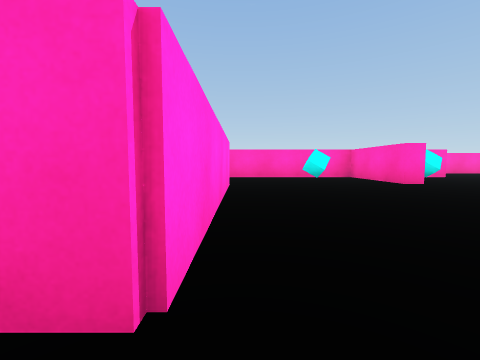
View 1 (above)

17 first-person views from a walk through a 3-D level made in the Unity game engine. The camera is 0.51 m above the floor, tilts 4° down and sees 90° across. The floor is counted in squares, 1 m on a side. Each view is taken from the middle of a square. On the plan, view 1 faces up. The plan holds only what a view shows up to about 9 squares ahead; the rest is blank. The player is left out.

View 2
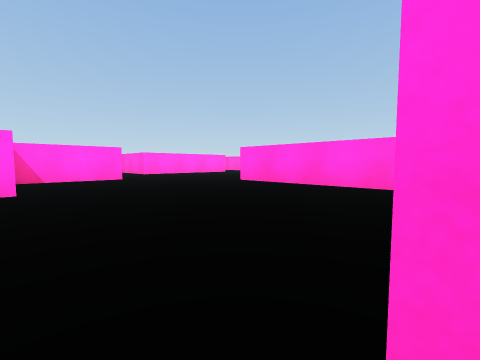

View 3
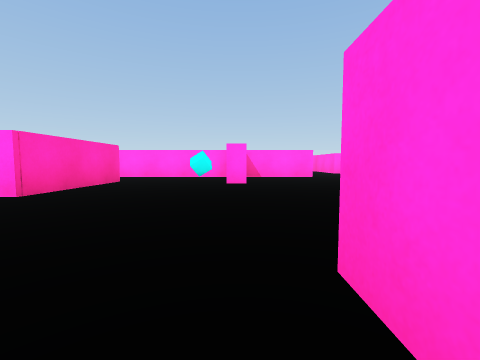

View 4
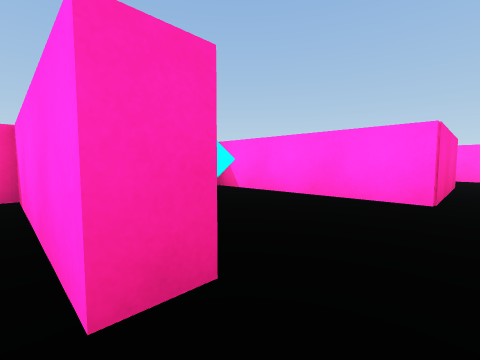

View 5
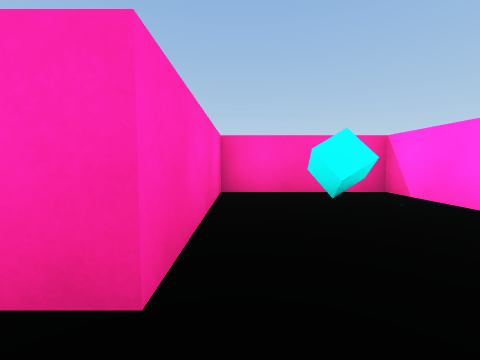

View 6
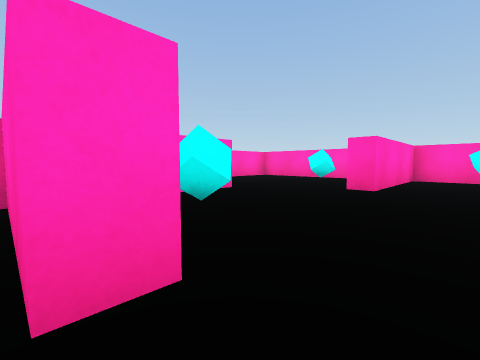

View 7
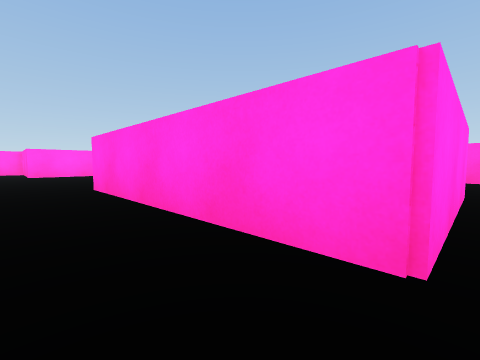

View 8
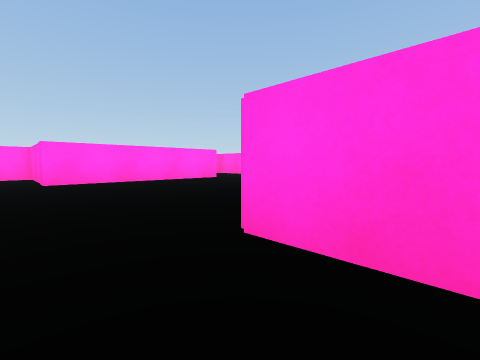

View 9
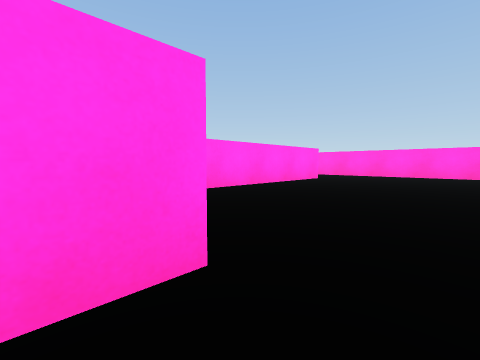

View 10
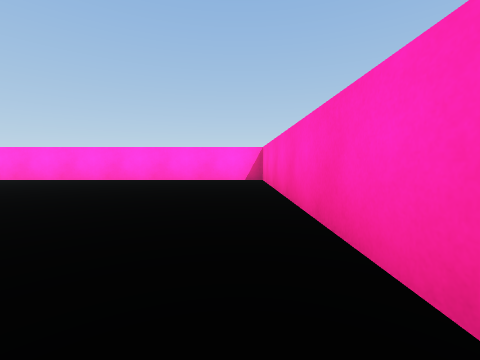

View 11
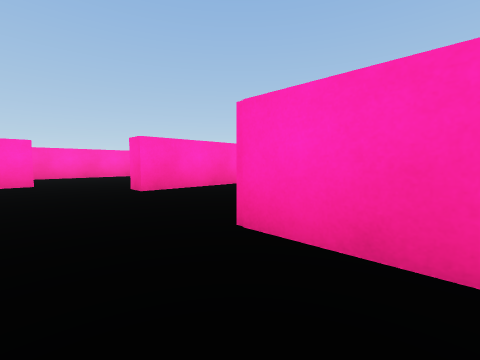

View 12
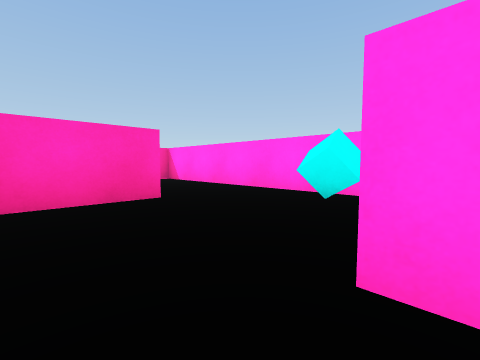

View 13
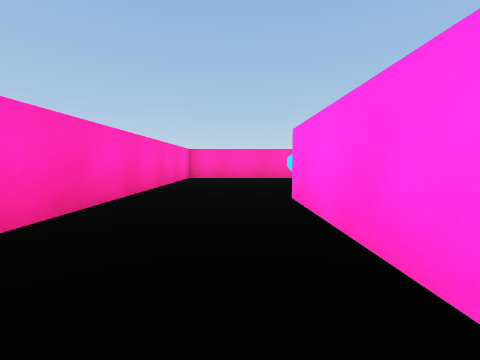

View 14
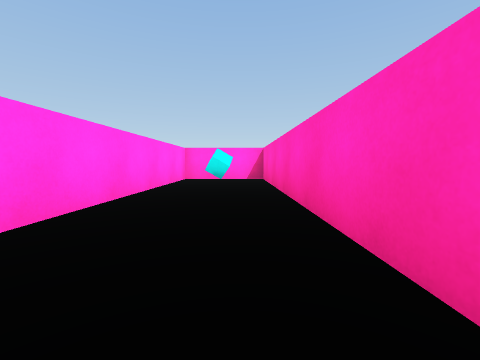

View 15
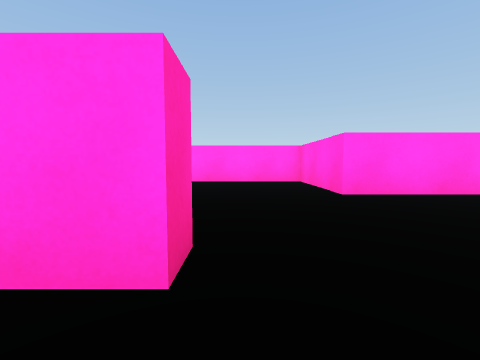

View 16
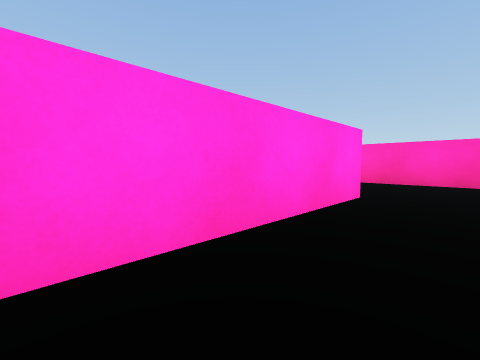

View 17
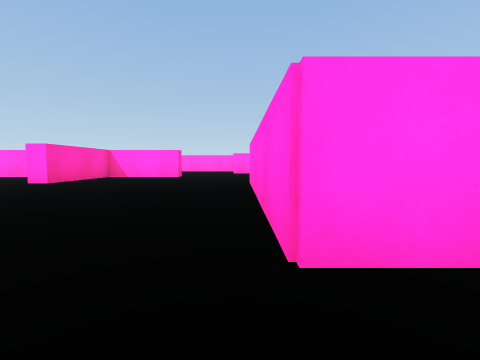

### Floor plan
Points are (right, up) in squares from view 1. A wall is a line through its corners. A room is listed if a view was taken in it or the views show most of it. See-through windows are left out.
Room 1 (views 1, 2, 3, 4, 5, 6, 7, 8, 9, 10, 11, 12, 15, 16, 17)
walls: (2.3, -2.5) (2.3, -1.9) (4.8, -1.9) (4.8, 1) (5.4, 1); (5.5, -1.9) (8.5, -1.9); (8.4, 0.2) (8.4, 3.4) (12.3, 3.4) (12.3, 6.3) (8.8, 6.3) (8.8, 6.8); (4.5, 6.6) (4.5, 5.9) (4, 5.9) (4, 8.7) (-1.2, 8.7); (-3.9, 5.9) (-0.3, 5.9) (-0.3, 0.7) (-7.3, 0.7) (-7.3, -4.5); (7.6, 8.7) (6.9, 8.7); (-4.8, -4.9) (0.3, -4.9) (0.3, -7.7) (3.4, -7.7)
ways out: opening at (8, 8) to room 2; opening at (-5.5, -5); opening at (9, -0.5)
objects: cyan cube (2, 7); cyan cube (6, -1); cyan cube (6, 7); cyan cube (11, 5)
Room 2 (views 13, 14)
walls: (8.8, 6.8) (12.3, 6.8) (12.3, 11.7) (1.3, 11.7) (1.3, 9.2) (7.5, 9.2)
ways out: opening at (8, 8) to room 1
objects: cyan cube (2, 10); cyan cube (11, 8)

Where each view was taken, in squares from view 1:
view 1: 0 up, 0 right, facing up
view 2: 6 up, 5 right, facing down-left
view 3: 7 up, 5 right, facing down
view 4: 7 up, 8 right, facing down-right
view 5: 6 up, 8 right, facing right
view 6: 5 up, 4 right, facing up-right
view 7: 6 up, 1 right, facing down-left
view 8: 2 up, 1 right, facing down-left
view 9: 1 down, 3 right, facing down-left
view 10: 0 up, 0 right, facing left
view 11: 2 up, 7 right, facing up-right
view 12: 2 up, 5 right, facing down-right
view 13: 10 up, 4 right, facing right
view 14: 11 up, 9 right, facing left
view 15: 1 down, 2 right, facing down
view 16: 2 up, 1 right, facing up-left
view 17: 7 up, 0 right, facing down
